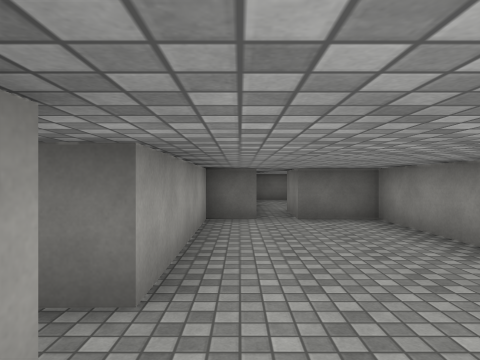
[1] (above)

16 first-person views from a walk through a scene from a Unity 3-D project. The camera is 1.4 m above the floor, looks level and sees 75° across. Doors are open. The floor is counted in squares, 2 m on a side. Each view is taken from the middle of a square. On the plan, view 1 faces up. The plan holds only what a view shows up to about 10 squares ahead; the rest is blank. The place goes on beyond the plan. The player is left out. Some surface patterns are stand-ins.

[2]
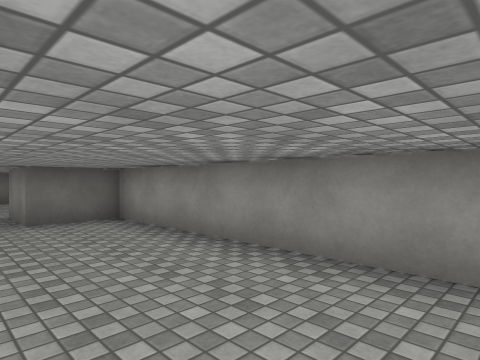

[3]
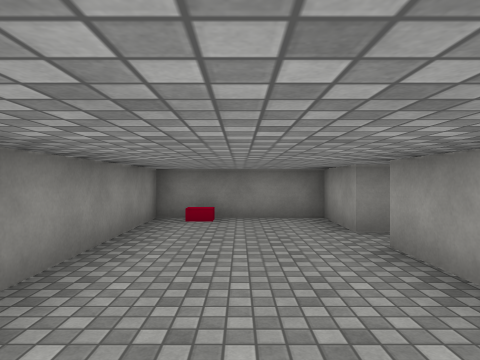

[4]
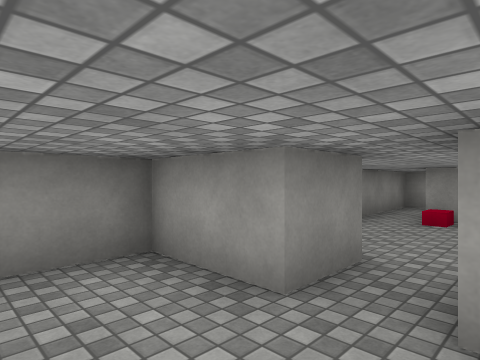

[5]
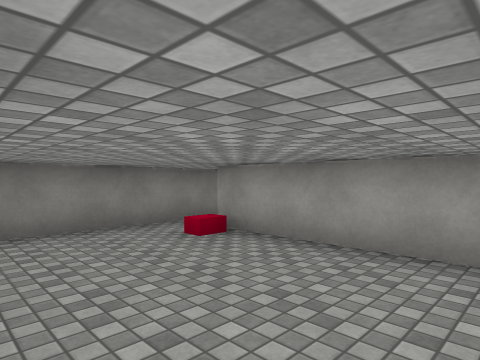

[6]
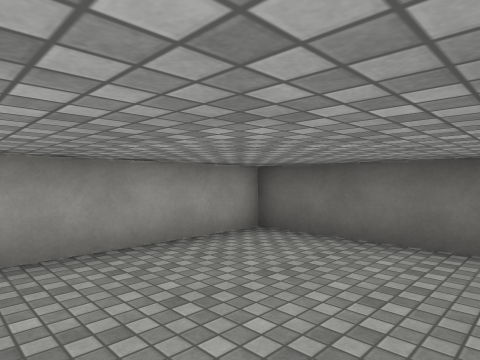

[7]
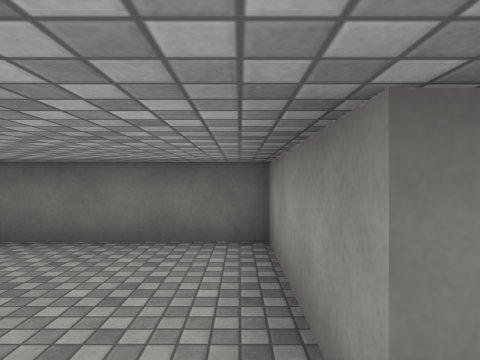

[8]
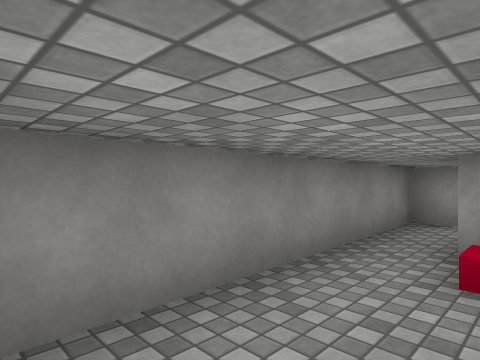

[9]
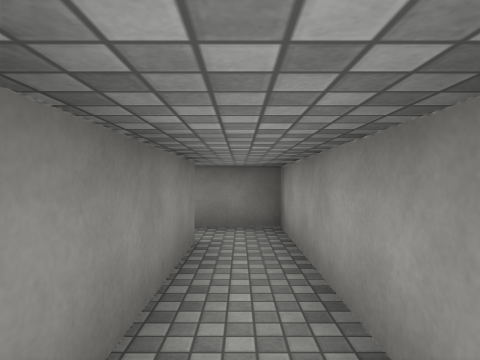

[10]
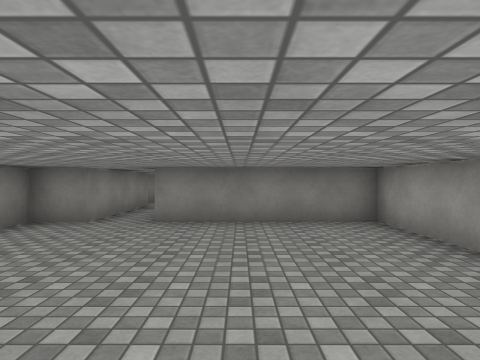

[11]
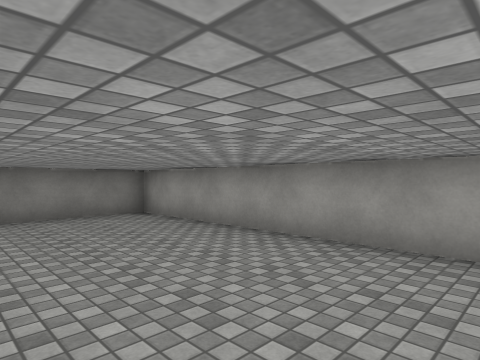

[12]
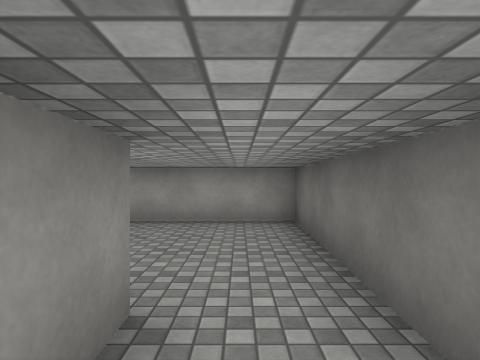

[13]
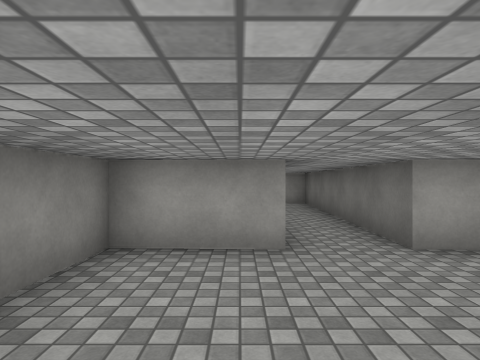

[14]
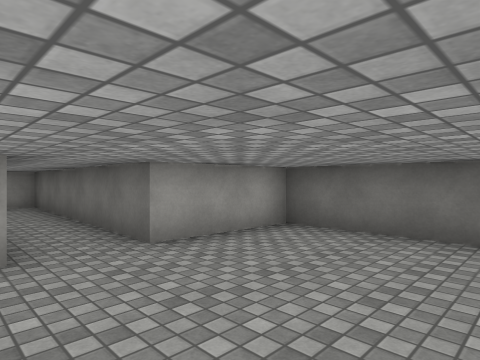

[15]
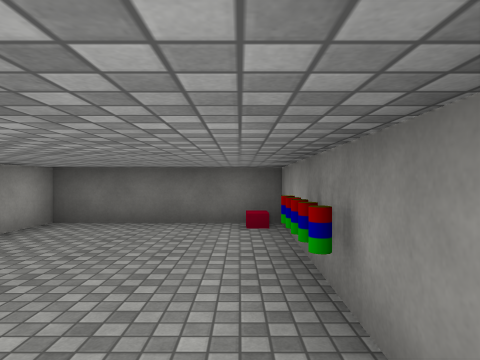

[16]
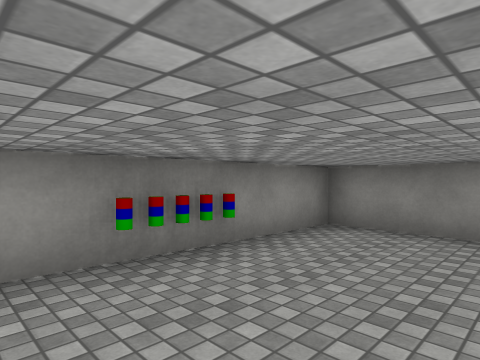

### Floor plan
Points are (right, up) in squares from view 1. A wall is a line through its corners. A room is listed if a view was taken in it or the views show most of it. See-through windows are left out.
Room 1 (views 1, 2, 3, 4)
walls: (0.4, 5.6) (-0.5, 5.6) (-0.6, 1.7); (-0.6, 0.8) (-0.6, -0.6) (2.6, -0.5); (2.6, -0.8) (2.5, 5.6) (1, 5.6)
ways out: opening at (-1, 1) to room 2; gap at (0, 6)
Room 2 (views 5, 6, 7, 8)
walls: (-1.8, 0.8) (-0.6, 0.8); (-0.6, 1.7) (-1.6, 1.7) (-1.6, 4.6) (-5.1, 4.5) (-5.1, 0.4); (-4.5, -0.6) (-2.1, -0.6)
ways out: opening at (-1, 1) to room 1; opening at (-5.5, 0) to room 3
Room 3 (views 9, 10, 11, 12)
walls: (-7.6, 3.4) (-7.6, -0.7) (-4.5, -0.6); (-7.6, 9.4) (-6.6, 9.4); (-5.5, 3.8) (-5.5, 4.6); (-5.3, 10.7) (-11.3, 10.9) (-11.3, 3.7) (-7.6, 3.8); (-6.5, 0.4) (-6.5, 3.8)
ways out: opening at (-5.5, 0) to room 2; opening at (-6.5, 10) to room 4
Room 4 (views 13, 14, 15, 16)
walls: (-5.2, 9.5) (-5.2, 7.6) (-1.5, 7.5) (-1.3, 13.1) (-5.3, 13.1) (-5.3, 10.7)
ways out: opening at (-6.5, 10) to room 3
objects: other object (-2, 10)

Positions as (right, up) in squares from view 1, and headings:
1: (0, 0), facing up
2: (0, 0), facing up-right
3: (1, 5), facing down
4: (1, 2), facing down-left
5: (-2, 4), facing down-left
6: (-2, 1), facing up-left
7: (-2, 1), facing up
8: (-2, 1), facing down-left
9: (-7, 4), facing down
10: (-9, 9), facing down
11: (-8, 10), facing down-left
12: (-6, 10), facing left
13: (-2, 9), facing left
14: (-2, 9), facing up-left
15: (-2, 8), facing up
16: (-4, 12), facing down-right
